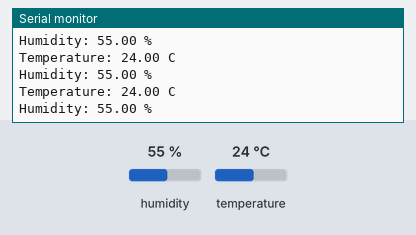
The sketch below on a simulated Arduino Uno, built with avr-gcc and run on an emulated ATmega328P. Parts: the last lines printed to the serial monitor. The inputs (shaded band) are chosen by the test bench; at power-on: humidity 55 %, temperature 24 °C.

Above: at 1.4 s.
1.5 s: humidity set to 22 %
At 2.3 s:
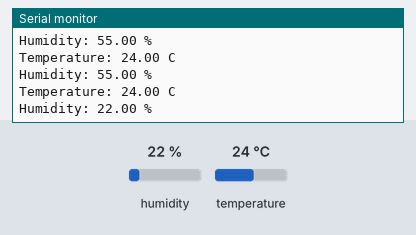
3.0 s: temperature set to 12 °C
At 3.5 s:
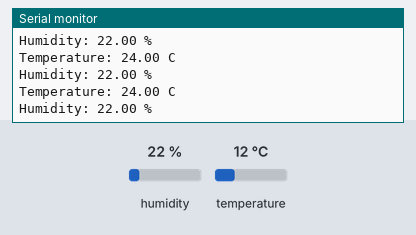
4.5 s: humidity set to 40 %
At 5.2 s:
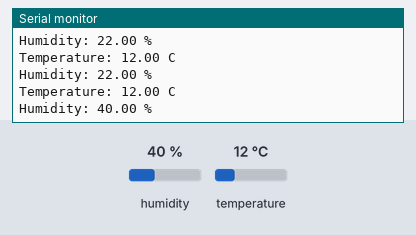
Timing chart, 0 to 7.5 s (numbered marks = the images above; inputs shaded):
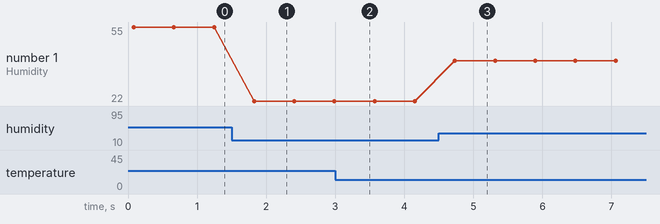

The sketch:

Mappi32_suhu_aht10.ino
```cpp
//dinda(Ndaisna_)

#include <Adafruit_AHTX0.h> //library AHT 10

Adafruit_AHTX0 aht; //variabel

void setup()
{
  Serial.begin(115200); //baundrate yang kita gunakan untuk menjalankan program di Serial Monitor
  Serial.println("Adafruit AHT10 demo!");

  if (! aht.begin())
  {
    Serial.println("Could not find AHT 10?"); //
    while (1) delay(10);
  }
  Serial.println("AHT10 found");
}

void loop() {
  sensors_event_t humidity, temp;
  aht.getEvent(&humidity, &temp);// populate temp and humidity objects with fresh data
  Serial.print("Temperature: "); //kata yang akan tampil di serial monitor
  Serial.print(temp.temperature);
  Serial.println(" C");
  Serial.print("Humidity: ");   //kata yang akan tampi di serial monitor
  Serial.print(humidity.relative_humidity);
  Serial.println(" %");

  delay(500);
}
```

Measured:
- after the input at 1.5 s, the serial monitor: prints a new line after 0.33 s (image 1)
- after the input at 4.5 s, the serial monitor: prints a new line after 0.23 s (image 3)
- plotted number 1: 55 → 22 after the input at 1.5 s, 22 → 40 after the input at 4.5 s
